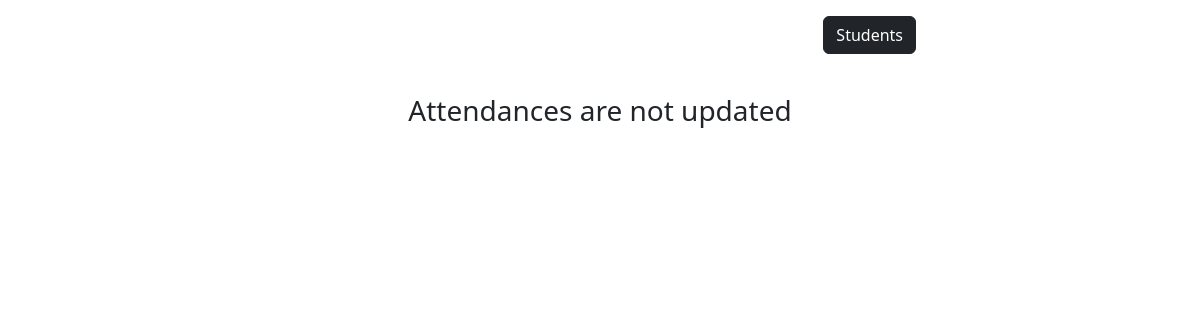
The app's page /dashboard (signed in), older data.
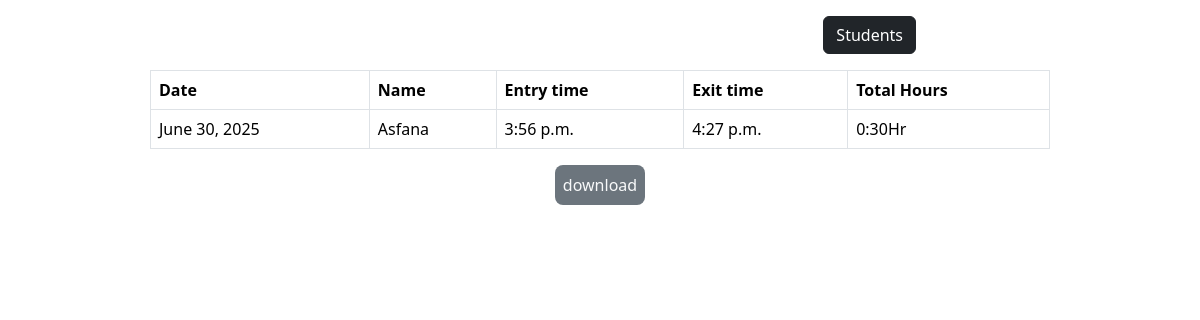
The same page, newer data.
### app/models.py (models this page shows, shortened)
class Attendance(models.Model):
    student=models.ForeignKey(Student, on_delete=models.CASCADE)
    date=models.DateField()
    entry_time=models.TimeField(null=True,  blank=True)
    exit_time=models.TimeField(null=True, blank=True)
    daily_hours=models.CharField(max_length=5, default='0:00')
    total_hours=models.FloatField(default=0)
    class Meta:
        unique_together=('student','date')

class Student(models.Model):
    course_choices=[('Web Development' , 'Web Development'),
                    ('Graphic Designer' , 'Graphic Designer'),
                    ('Digital Marketing', 'Digital Marketing')]
    student_id=models.CharField(max_length=20, unique=True)
    name=models.CharField(max_length=30)
    join_date=models.DateField(null=True)
    course=models.CharField(choices=course_choices, max_length=50)

### app/views.py (the view)
# urls.py: path('dashboard',views.dashboard, name='dashboard'),
@login_required
def dashboard(request):
    today=timezone.now().date()
    start_of_week=today-timedelta(days=today.weekday())
    end_of_week=start_of_week+timedelta(days=6)
    attendances=Attendance.objects.filter(date__range=(start_of_week,end_of_week))
    return render(request, 'dashboard.html', locals())

### templates/dashboard.html (shortened to what this page needs)
{% extends 'base.html' %}
{% load static %}
{% block content %}
<div class="d-flex justify-content-end w-75 m-3">
<a href="{% url 'students' %}"><button class="btn btn-dark">Students</button></a>
</div>
<div class="d-flex justify-content-center mt-3">
    {% if attendances %}
    <table class="w-75 table table-bordered">
        <thead>
            <tr>
            <th>Date</th>
            <th>Name</th>
            <th>Entry time</th>
            <th>Exit time</th>
            <th>Total Hours</th>
            </tr>
        </thead>
        <tbody>
            {% for i in attendances %}
            <tr><td>{{i.date}}</td>
            <td>{{i.student.name}}</td>
            <td>{{i.entry_time}}</td>
            <td>{% if i.exit_time is None %}_{% else %}{{i.exit_time}}{% endif %}</td>
            <td>{{i.daily_hours}}Hr</td></tr>
            {% endfor  %}
        </tbody>
    </table>
</div>
<div class='text-center '>
    <a href="{% url 'download_pdf' %}"><button class='border-0 p-2 bg-secondary text-light rounded-3'>download</button></a>
</div>
    {% else %}
    <h3 class="text-center mt-4">Attendances are not updated</h3>
    {% endif %}
   </div>
{% endblock %}

Row changes from the older to the newer data that the page shows:
added Attendance: date "June 30, 2025", student.name "Asfana", entry_time "3:56 p.m.", exit_time "4:27 p.m.", daily_hours "0:30"
Text that changed along with them:
text no longer shown: "Attendances are not updated"
text now shown: "Date Name Entry time Exit time Total Hours download"
